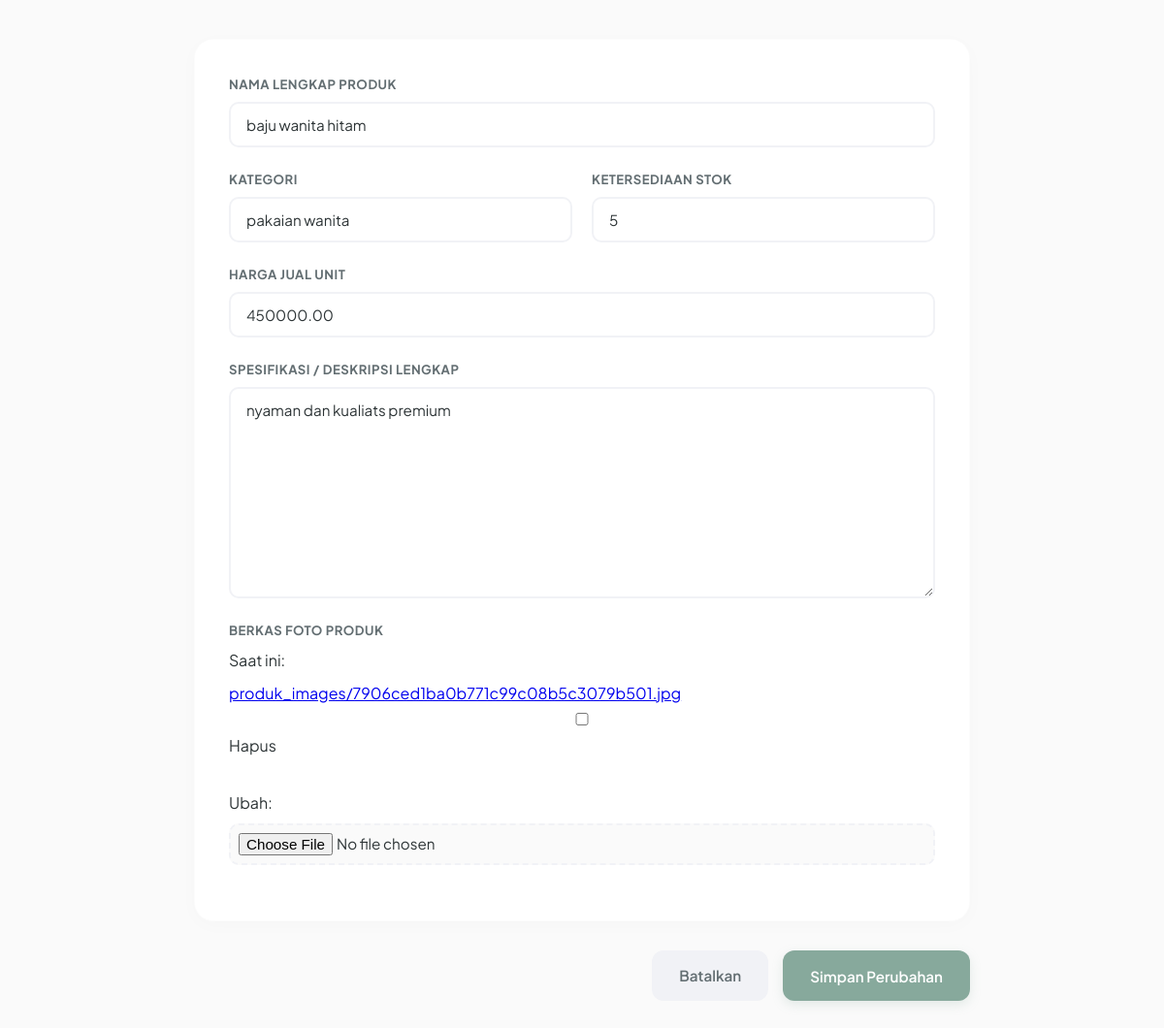
The app's page /admin-dashboard/produk/ubah/1/ (signed in) with its own data.
### shop/models.py (models this page shows, shortened)
class Produk(models.Model):
    nama = models.CharField(max_length=255)
    kategori = models.CharField(max_length=100, default='Umum')
    gambar = models.ImageField(upload_to='produk_images/', blank=True, null=True)
    deskripsi = models.TextField()
    harga = models.DecimalField(max_digits=12, decimal_places=2)
    stok = models.IntegerField(default=0)
    dibuat_pada = models.DateTimeField(auto_now_add=True)

### shop/views.py (the view)
    def _wrapped_view_func(request, *args, **kwargs):
        if request.user.is_authenticated and request.user.role == 'admin':
            return view_func(request, *args, **kwargs)
        return HttpResponseForbidden("Anda tidak memiliki hak akses ke halaman ini.")

### shop/forms.py
class ProdukForm(forms.ModelForm):
    class Meta:
        model = Produk
        fields = ['nama', 'kategori', 'harga', 'stok', 'deskripsi', 'gambar']

### shop/views.py (called while the page is built)
def admin_required(view_func):
    def _wrapped_view_func(request, *args, **kwargs):
        if request.user.is_authenticated and request.user.role == 'admin':
            return view_func(request, *args, **kwargs)
        return HttpResponseForbidden("Anda tidak memiliki hak akses ke halaman ini.")
    return _wrapped_view_func

@admin_required
def produk_ubah(request, pk):
    produk = get_object_or_404(Produk, pk=pk)
    if request.method == 'POST':
        form = ProdukForm(request.POST, request.FILES, instance=produk)
        if form.is_valid():
            form.save()
            return redirect('admin_dashboard')
    else:
        form = ProdukForm(instance=produk)
    return render(request, 'shop/produk_form.html', {'form': form, 'aksi': 'Ubah'})

### shop/templates/shop/produk_form.html (shortened to what this page needs)
{% load humanize %}
<!DOCTYPE html>
<html lang="id">
<head>
</head>
<body>
    <div class="container">
        <form method="POST" enctype="multipart/form-data">
            <div class="form-card">
                <div class="input-wrapper-group">
                    <label class="form-label">Nama Lengkap Produk</label>
                    {{ form.nama }}
                </div>
                <div style="display: grid; grid-template-columns: 1fr 1fr; gap: 20px;">
                    <div class="input-wrapper-group">
                        <label class="form-label">Kategori</label>
                        {{ form.kategori }}
                    </div>
                    <div class="input-wrapper-group">
                        <label class="form-label">Ketersediaan Stok</label>
                        {{ form.stok }}
                    </div>
                </div>
                <div class="input-wrapper-group">
                    <label class="form-label">Harga Jual Unit</label>
                    {{ form.harga }}
                </div>
                <div class="input-wrapper-group">
                    <label class="form-label">Spesifikasi / Deskripsi Lengkap</label>
                    {{ form.deskripsi }}
                </div>
                <div class="input-wrapper-group">
                    <label class="form-label">Berkas Foto Produk</label>
                    {{ form.gambar }}
                </div>
            </div>
            <div class="admin-action-row">
                <a href="{% url 'admin_dashboard' %}" class="btn-base btn-cancel">Batalkan</a>
                <button type="submit" class="btn-base btn-submit-save">Simpan Perubahan</button>
            </div>
        </form>
    </div>
</body>
</html>

### shop/templates/shop/produk_form.html (style rules this page uses)
:root { --bg-primary: #fafafa; --bg-card: #ffffff; --text-main: #2d3436; --text-muted: #636e72; --accent-soft: #87a99c; --accent-hover: #6f8f82; --border-color: #f1f2f6; --shadow-soft: 0 4px 20px rgba(0, 0, 0, 0.02); --shadow-hover: 0 10px 30px rgba(0, 0, 0, 0.06); }
* { box-sizing: border-box; margin: 0; padding: 0; }
body { font-family: 'Plus Jakarta Sans', sans-serif; background-color: var(--bg-primary); color: var(--text-main); line-height: 1.6; padding: 40px 20px; }
.container { max-width: 800px; margin: 0 auto; }
.form-card { background-color: var(--bg-card); padding: 35px; border-radius: 20px; box-shadow: var(--shadow-soft); border: 1px solid rgba(0, 0, 0, 0.01); margin-bottom: 30px; }
.input-wrapper-group { margin-bottom: 22px; display: flex; flex-direction: column; gap: 8px; }
.form-label { font-size: 0.82rem; font-weight: 700; text-transform: uppercase; letter-spacing: 0.5px; color: var(--text-muted); }
.input-wrapper-group input, .input-wrapper-group textarea, .input-wrapper-group select { width: 100%; padding: 12px 16px; font-family: inherit; font-size: 0.95rem; color: var(--text-main); background-color: #ffffff; border: 2px solid var(--border-color); border-radius: 10px; outline: none; transition: border-color 0.2s ease; }
.input-wrapper-group input[type="file"] { padding: 8px; background-color: #fafafa; border-style: dashed; cursor: pointer; }
.admin-action-row { display: flex; justify-content: flex-end; gap: 15px; }
.btn-base { padding: 14px 28px; font-family: inherit; font-size: 0.95rem; font-weight: 600; border: none; border-radius: 12px; cursor: pointer; transition: all 0.2s ease; }
.btn-cancel { background-color: #f1f2f6; color: var(--text-muted); text-decoration: none; display: inline-block; text-align: center; }
.btn-submit-save { background-color: var(--accent-soft); color: #ffffff; box-shadow: 0 4px 12px rgba(135, 169, 156, 0.2); }

### records on screen
Produk: nama "baju wanita hitam", kategori "pakaian wanita", stok "5", harga "450000.00", deskripsi "nyaman dan kualiats premium"
